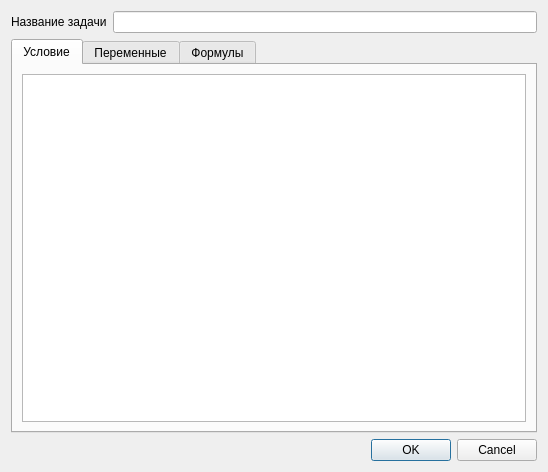
<?xml version="1.0" encoding="UTF-8"?>
<ui version="4.0">
 <class>task_edit_form</class>
 <widget class="QWidget" name="task_edit_form">
  <property name="geometry">
   <rect>
    <x>0</x>
    <y>0</y>
    <width>548</width>
    <height>472</height>
   </rect>
  </property>
  <property name="windowTitle">
   <string>Редактирование задачи</string>
  </property>
  <layout class="QVBoxLayout" name="verticalLayout">
   <item>
    <layout class="QHBoxLayout" name="horizontalLayout">
     <item>
      <widget class="QLabel" name="label">
       <property name="text">
        <string>Название задачи</string>
       </property>
      </widget>
     </item>
     <item>
      <widget class="QLineEdit" name="lineEdit"/>
     </item>
    </layout>
   </item>
   <item>
    <widget class="QTabWidget" name="tabWidget">
     <property name="tabPosition">
      <enum>QTabWidget::North</enum>
     </property>
     <property name="currentIndex">
      <number>0</number>
     </property>
     <widget class="QWidget" name="condition_tab">
      <attribute name="title">
       <string>Условие</string>
      </attribute>
      <layout class="QHBoxLayout" name="horizontalLayout_3">
       <item>
        <widget class="QPlainTextEdit" name="plainTextEdit"/>
       </item>
      </layout>
     </widget>
     <widget class="QWidget" name="variables_tab">
      <attribute name="title">
       <string>Переменные</string>
      </attribute>
      <layout class="QHBoxLayout" name="horizontalLayout_8">
       <item>
        <widget class="QListWidget" name="listWidget"/>
       </item>
       <item>
        <layout class="QVBoxLayout" name="verticalLayout_3">
         <item>
          <layout class="QHBoxLayout" name="horizontalLayout_5">
           <item>
            <widget class="QLabel" name="label_2">
             <property name="text">
              <string>Тип переменной</string>
             </property>
            </widget>
           </item>
           <item>
            <widget class="QComboBox" name="var_type"/>
           </item>
          </layout>
         </item>
         <item>
          <layout class="QHBoxLayout" name="horizontalLayout_6">
           <item>
            <widget class="QLabel" name="label_3">
             <property name="text">
              <string>Пример</string>
             </property>
            </widget>
           </item>
           <item>
            <widget class="QLineEdit" name="var_example"/>
           </item>
          </layout>
         </item>
         <item>
          <layout class="QHBoxLayout" name="horizontalLayout_7">
           <item>
            <widget class="QLabel" name="label_4">
             <property name="text">
              <string>Падеж</string>
             </property>
            </widget>
           </item>
           <item>
            <widget class="QComboBox" name="case_noun"/>
           </item>
          </layout>
         </item>
         <item>
          <layout class="QVBoxLayout" name="verticalLayout_2">
           <item>
            <widget class="QLabel" name="label_5">
             <property name="text">
              <string>Диапазон значений</string>
             </property>
            </widget>
           </item>
           <item>
            <widget class="QPlainTextEdit" name="plainTextEdit_3"/>
           </item>
          </layout>
         </item>
         <item>
          <spacer name="verticalSpacer">
           <property name="orientation">
            <enum>Qt::Vertical</enum>
           </property>
           <property name="sizeHint" stdset="0">
            <size>
             <width>20</width>
             <height>40</height>
            </size>
           </property>
          </spacer>
         </item>
        </layout>
       </item>
      </layout>
     </widget>
     <widget class="QWidget" name="formula_tab">
      <attribute name="title">
       <string>Формулы</string>
      </attribute>
      <layout class="QHBoxLayout" name="horizontalLayout_4">
       <item>
        <widget class="QPlainTextEdit" name="plainTextEdit_2"/>
       </item>
      </layout>
     </widget>
    </widget>
   </item>
   <item>
    <layout class="QHBoxLayout" name="horizontalLayout_2">
     <item>
      <spacer name="horizontalSpacer">
       <property name="orientation">
        <enum>Qt::Horizontal</enum>
       </property>
       <property name="sizeHint" stdset="0">
        <size>
         <width>40</width>
         <height>20</height>
        </size>
       </property>
      </spacer>
     </item>
     <item>
      <widget class="QDialogButtonBox" name="buttonBox">
       <property name="standardButtons">
        <set>QDialogButtonBox::Cancel|QDialogButtonBox::Ok</set>
       </property>
      </widget>
     </item>
    </layout>
   </item>
  </layout>
 </widget>
 <resources/>
 <connections/>
</ui>
